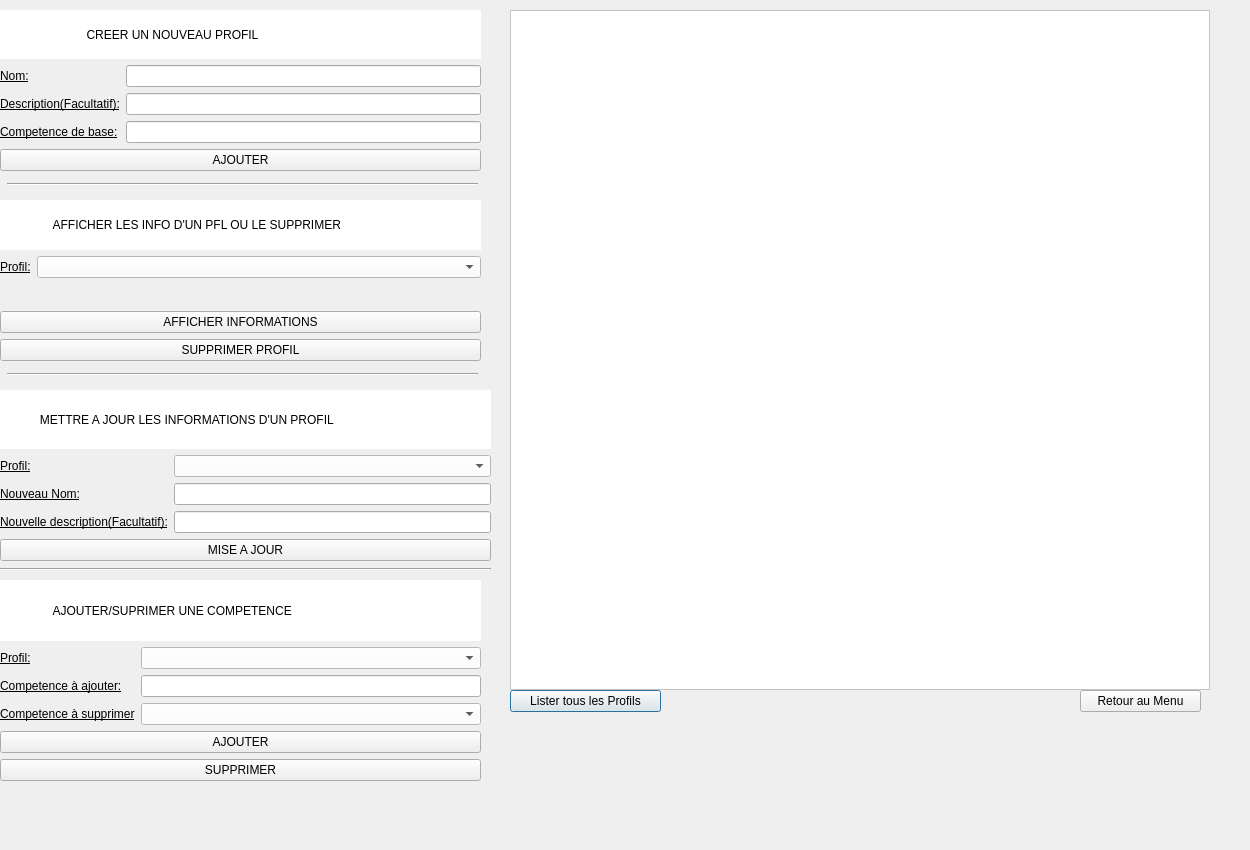
<?xml version="1.0" encoding="UTF-8"?>
<ui version="4.0">
 <class>Profil</class>
 <widget class="QDialog" name="Profil">
  <property name="geometry">
   <rect>
    <x>0</x>
    <y>0</y>
    <width>1250</width>
    <height>850</height>
   </rect>
  </property>
  <property name="minimumSize">
   <size>
    <width>1250</width>
    <height>850</height>
   </size>
  </property>
  <property name="maximumSize">
   <size>
    <width>1250</width>
    <height>850</height>
   </size>
  </property>
  <property name="windowTitle">
   <string>Dialog</string>
  </property>
  <property name="styleSheet">
   <string notr="true">/*background-color: qlineargradient(spread:pad, x1:0, y1:0, x2:1, y2:1, stop:1 rgba(0, 255, 150, 255));*/</string>
  </property>
  <widget class="QTableView" name="tableView_client">
   <property name="geometry">
    <rect>
     <x>510</x>
     <y>10</y>
     <width>700</width>
     <height>680</height>
    </rect>
   </property>
   <property name="sizePolicy">
    <sizepolicy hsizetype="Expanding" vsizetype="Expanding">
     <horstretch>0</horstretch>
     <verstretch>0</verstretch>
    </sizepolicy>
   </property>
   <property name="maximumSize">
    <size>
     <width>700</width>
     <height>680</height>
    </size>
   </property>
   <property name="styleSheet">
    <string notr="true">background-color: rgb(255, 255, 255);
color: rgb(0, 0, 0);</string>
   </property>
  </widget>
  <widget class="QPushButton" name="ListerPfl">
   <property name="geometry">
    <rect>
     <x>510</x>
     <y>690</y>
     <width>151</width>
     <height>22</height>
    </rect>
   </property>
   <property name="styleSheet">
    <string notr="true"/>
   </property>
   <property name="text">
    <string>Lister tous les Profils</string>
   </property>
  </widget>
  <widget class="QPushButton" name="Retour">
   <property name="geometry">
    <rect>
     <x>1080</x>
     <y>690</y>
     <width>121</width>
     <height>22</height>
    </rect>
   </property>
   <property name="styleSheet">
    <string notr="true"/>
   </property>
   <property name="text">
    <string>Retour au Menu</string>
   </property>
  </widget>
  <widget class="QWidget" name="verticalLayoutWidget_2">
   <property name="geometry">
    <rect>
     <x>0</x>
     <y>10</y>
     <width>481</width>
     <height>161</height>
    </rect>
   </property>
   <layout class="QVBoxLayout" name="verticalLayout_2">
    <item>
     <widget class="QLabel" name="label_3">
      <property name="styleSheet">
       <string notr="true">background-color: qlineargradient(spread:pad, x1:0, y1:0, x2:1, y2:1, stop:0 rgba(255, 255, 255, 255));
color: rgb(0, 0, 0);
font: 75 8pt &quot;MS Shell Dlg 2&quot;;


</string>
      </property>
      <property name="text">
       <string>                          CREER UN NOUVEAU PROFIL</string>
      </property>
     </widget>
    </item>
    <item>
     <layout class="QFormLayout" name="formLayout">
      <item row="0" column="0">
       <widget class="QLabel" name="label">
        <property name="styleSheet">
         <string notr="true">font: 75 10pt &quot;MS Shell Dlg 2&quot;;
text-decoration: underline;
color: rgb(0, 0, 0);</string>
        </property>
        <property name="text">
         <string>Nom:</string>
        </property>
       </widget>
      </item>
      <item row="1" column="0">
       <widget class="QLabel" name="label_2">
        <property name="styleSheet">
         <string notr="true">font: 75 10pt &quot;MS Shell Dlg 2&quot;;
color: rgb(0, 0, 0);
text-decoration: underline;</string>
        </property>
        <property name="text">
         <string>Description(Facultatif):</string>
        </property>
       </widget>
      </item>
      <item row="1" column="1">
       <widget class="QLineEdit" name="DescriptionNouvPfl">
        <property name="text">
         <string/>
        </property>
       </widget>
      </item>
      <item row="0" column="1">
       <widget class="QLineEdit" name="nomNouvPfl"/>
      </item>
      <item row="2" column="0">
       <widget class="QLabel" name="competenceDeBaseLabel">
        <property name="styleSheet">
         <string notr="true">font: 75 10pt &quot;MS Shell Dlg 2&quot;;
color: rgb(0, 0, 0);
text-decoration: underline;</string>
        </property>
        <property name="text">
         <string>Competence de base:</string>
        </property>
       </widget>
      </item>
      <item row="2" column="1">
       <widget class="QLineEdit" name="primCptAddNewPfl"/>
      </item>
     </layout>
    </item>
    <item>
     <widget class="QPushButton" name="addNewPfl">
      <property name="styleSheet">
       <string notr="true"/>
      </property>
      <property name="text">
       <string>AJOUTER</string>
      </property>
     </widget>
    </item>
   </layout>
  </widget>
  <widget class="QWidget" name="verticalLayoutWidget_3">
   <property name="geometry">
    <rect>
     <x>0</x>
     <y>200</y>
     <width>481</width>
     <height>161</height>
    </rect>
   </property>
   <layout class="QVBoxLayout" name="verticalLayout_3">
    <item>
     <widget class="QLabel" name="label_4">
      <property name="styleSheet">
       <string notr="true">background-color: qlineargradient(spread:pad, x1:0, y1:0, x2:1, y2:1, stop:0 rgba(255, 255, 255, 255));
color: rgb(0, 0, 0);
font: 75 8pt &quot;MS Shell Dlg 2&quot;;


</string>
      </property>
      <property name="text">
       <string>                AFFICHER LES INFO D'UN PFL OU LE SUPPRIMER</string>
      </property>
     </widget>
    </item>
    <item>
     <layout class="QFormLayout" name="formLayout_2">
      <item row="0" column="0">
       <widget class="QLabel" name="label_5">
        <property name="styleSheet">
         <string notr="true">font: 75 10pt &quot;MS Shell Dlg 2&quot;;
text-decoration: underline;
color: rgb(0, 0, 0);</string>
        </property>
        <property name="text">
         <string>Profil:</string>
        </property>
       </widget>
      </item>
      <item row="0" column="1">
       <widget class="QComboBox" name="comboBox_loadDataPfl">
        <property name="styleSheet">
         <string notr="true">background-color: rgb(255, 255, 255);
color: rgb(0, 0, 0);</string>
        </property>
       </widget>
      </item>
     </layout>
    </item>
    <item>
     <widget class="QPushButton" name="consulterInfoPfl">
      <property name="styleSheet">
       <string notr="true"/>
      </property>
      <property name="text">
       <string>AFFICHER INFORMATIONS</string>
      </property>
     </widget>
    </item>
    <item>
     <widget class="QPushButton" name="SuppPfl">
      <property name="styleSheet">
       <string notr="true"/>
      </property>
      <property name="text">
       <string>SUPPRIMER PROFIL</string>
      </property>
     </widget>
    </item>
   </layout>
  </widget>
  <widget class="QWidget" name="verticalLayoutWidget_4">
   <property name="geometry">
    <rect>
     <x>0</x>
     <y>390</y>
     <width>491</width>
     <height>171</height>
    </rect>
   </property>
   <layout class="QVBoxLayout" name="verticalLayout_4">
    <item>
     <widget class="QLabel" name="label_6">
      <property name="styleSheet">
       <string notr="true">background-color: qlineargradient(spread:pad, x1:0, y1:0, x2:1, y2:1, stop:0 rgba(255, 255, 255, 255));
color: rgb(0, 0, 0);
font: 75 8pt &quot;MS Shell Dlg 2&quot;;


</string>
      </property>
      <property name="text">
       <string>            METTRE A JOUR LES INFORMATIONS D'UN PROFIL</string>
      </property>
     </widget>
    </item>
    <item>
     <layout class="QFormLayout" name="formLayout_3">
      <item row="0" column="0">
       <widget class="QLabel" name="label_7">
        <property name="styleSheet">
         <string notr="true">font: 75 10pt &quot;MS Shell Dlg 2&quot;;
text-decoration: underline;
color: rgb(0, 0, 0);</string>
        </property>
        <property name="text">
         <string>Profil:</string>
        </property>
       </widget>
      </item>
      <item row="0" column="1">
       <widget class="QComboBox" name="comboBox_majInfoPfl">
        <property name="styleSheet">
         <string notr="true">background-color: rgb(255, 255, 255);
color: rgb(0, 0, 0);</string>
        </property>
       </widget>
      </item>
      <item row="1" column="0">
       <widget class="QLabel" name="nouveauNomLabel">
        <property name="styleSheet">
         <string notr="true">font: 75 10pt &quot;MS Shell Dlg 2&quot;;
text-decoration: underline;
color: rgb(0, 0, 0);</string>
        </property>
        <property name="text">
         <string>Nouveau Nom:</string>
        </property>
       </widget>
      </item>
      <item row="1" column="1">
       <widget class="QLineEdit" name="NouvNomMajInfoPfl">
        <property name="text">
         <string/>
        </property>
       </widget>
      </item>
      <item row="2" column="0">
       <widget class="QLabel" name="nouveauPrenomLabel">
        <property name="styleSheet">
         <string notr="true">font: 75 10pt &quot;MS Shell Dlg 2&quot;;
text-decoration: underline;
color: rgb(0, 0, 0);</string>
        </property>
        <property name="text">
         <string>Nouvelle description(Facultatif):</string>
        </property>
       </widget>
      </item>
      <item row="2" column="1">
       <widget class="QLineEdit" name="NouvDescMajInfoPfl"/>
      </item>
     </layout>
    </item>
    <item>
     <widget class="QPushButton" name="majInfoPfl">
      <property name="styleSheet">
       <string notr="true"/>
      </property>
      <property name="text">
       <string>MISE A JOUR</string>
      </property>
     </widget>
    </item>
   </layout>
  </widget>
  <widget class="QWidget" name="verticalLayoutWidget_5">
   <property name="geometry">
    <rect>
     <x>0</x>
     <y>580</y>
     <width>481</width>
     <height>201</height>
    </rect>
   </property>
   <layout class="QVBoxLayout" name="verticalLayout_5">
    <item>
     <widget class="QLabel" name="label_10">
      <property name="styleSheet">
       <string notr="true">background-color: qlineargradient(spread:pad, x1:0, y1:0, x2:1, y2:1, stop:0 rgba(255, 255, 255, 255));
color: rgb(0, 0, 0);
font: 75 8pt &quot;MS Shell Dlg 2&quot;;


</string>
      </property>
      <property name="text">
       <string>                AJOUTER/SUPRIMER UNE COMPETENCE </string>
      </property>
     </widget>
    </item>
    <item>
     <layout class="QFormLayout" name="formLayout_5">
      <item row="0" column="0">
       <widget class="QLabel" name="label_11">
        <property name="styleSheet">
         <string notr="true">font: 75 10pt &quot;MS Shell Dlg 2&quot;;
text-decoration: underline;
color: rgb(0, 0, 0);</string>
        </property>
        <property name="text">
         <string>Profil:</string>
        </property>
       </widget>
      </item>
      <item row="0" column="1">
       <widget class="QComboBox" name="comboBox_PflAddSuppCpt">
        <property name="styleSheet">
         <string notr="true">background-color: rgb(255, 255, 255);
color: rgb(0, 0, 0);</string>
        </property>
       </widget>
      </item>
      <item row="1" column="0">
       <widget class="QLabel" name="nouveauNomLabel_3">
        <property name="styleSheet">
         <string notr="true">font: 75 10pt &quot;MS Shell Dlg 2&quot;;
text-decoration: underline;
color: rgb(0, 0, 0);</string>
        </property>
        <property name="text">
         <string>Competence à ajouter:</string>
        </property>
       </widget>
      </item>
      <item row="1" column="1">
       <widget class="QLineEdit" name="cptToAdd">
        <property name="text">
         <string/>
        </property>
       </widget>
      </item>
      <item row="2" column="0">
       <widget class="QLabel" name="nouveauPrenomLabel_3">
        <property name="styleSheet">
         <string notr="true">font: 75 10pt &quot;MS Shell Dlg 2&quot;;
text-decoration: underline;
color: rgb(0, 0, 0);</string>
        </property>
        <property name="text">
         <string>Competence à supprimer</string>
        </property>
       </widget>
      </item>
      <item row="2" column="1">
       <widget class="QComboBox" name="comboBox_CptToSup">
        <property name="styleSheet">
         <string notr="true">background-color: rgb(255, 255, 255);
color: rgb(0, 0, 0);</string>
        </property>
       </widget>
      </item>
     </layout>
    </item>
    <item>
     <widget class="QPushButton" name="AddCpt">
      <property name="styleSheet">
       <string notr="true"/>
      </property>
      <property name="text">
       <string>AJOUTER</string>
      </property>
     </widget>
    </item>
    <item>
     <widget class="QPushButton" name="SupCpt">
      <property name="styleSheet">
       <string notr="true"/>
      </property>
      <property name="text">
       <string>SUPPRIMER</string>
      </property>
     </widget>
    </item>
   </layout>
  </widget>
  <widget class="QLabel" name="statut">
   <property name="geometry">
    <rect>
     <x>10</x>
     <y>920</y>
     <width>1201</width>
     <height>31</height>
    </rect>
   </property>
   <property name="text">
    <string/>
   </property>
  </widget>
  <widget class="Line" name="line">
   <property name="geometry">
    <rect>
     <x>7</x>
     <y>169</y>
     <width>471</width>
     <height>31</height>
    </rect>
   </property>
   <property name="styleSheet">
    <string notr="true">color: qlineargradient(spread:pad, x1:0, y1:0, x2:1, y2:0, stop:1 rgba(0, 0, 0, 255));</string>
   </property>
   <property name="orientation">
    <enum>Qt::Horizontal</enum>
   </property>
  </widget>
  <widget class="Line" name="line_2">
   <property name="geometry">
    <rect>
     <x>7</x>
     <y>359</y>
     <width>471</width>
     <height>31</height>
    </rect>
   </property>
   <property name="styleSheet">
    <string notr="true">color: qlineargradient(spread:pad, x1:0, y1:0, x2:1, y2:0, stop:1 rgba(0, 0, 0, 255));</string>
   </property>
   <property name="orientation">
    <enum>Qt::Horizontal</enum>
   </property>
  </widget>
  <widget class="Line" name="line_3">
   <property name="geometry">
    <rect>
     <x>0</x>
     <y>549</y>
     <width>491</width>
     <height>41</height>
    </rect>
   </property>
   <property name="styleSheet">
    <string notr="true">color: qlineargradient(spread:pad, x1:0, y1:0, x2:1, y2:0, stop:1 rgba(0, 0, 0, 255));</string>
   </property>
   <property name="orientation">
    <enum>Qt::Horizontal</enum>
   </property>
  </widget>
 </widget>
 <resources/>
 <connections/>
</ui>
